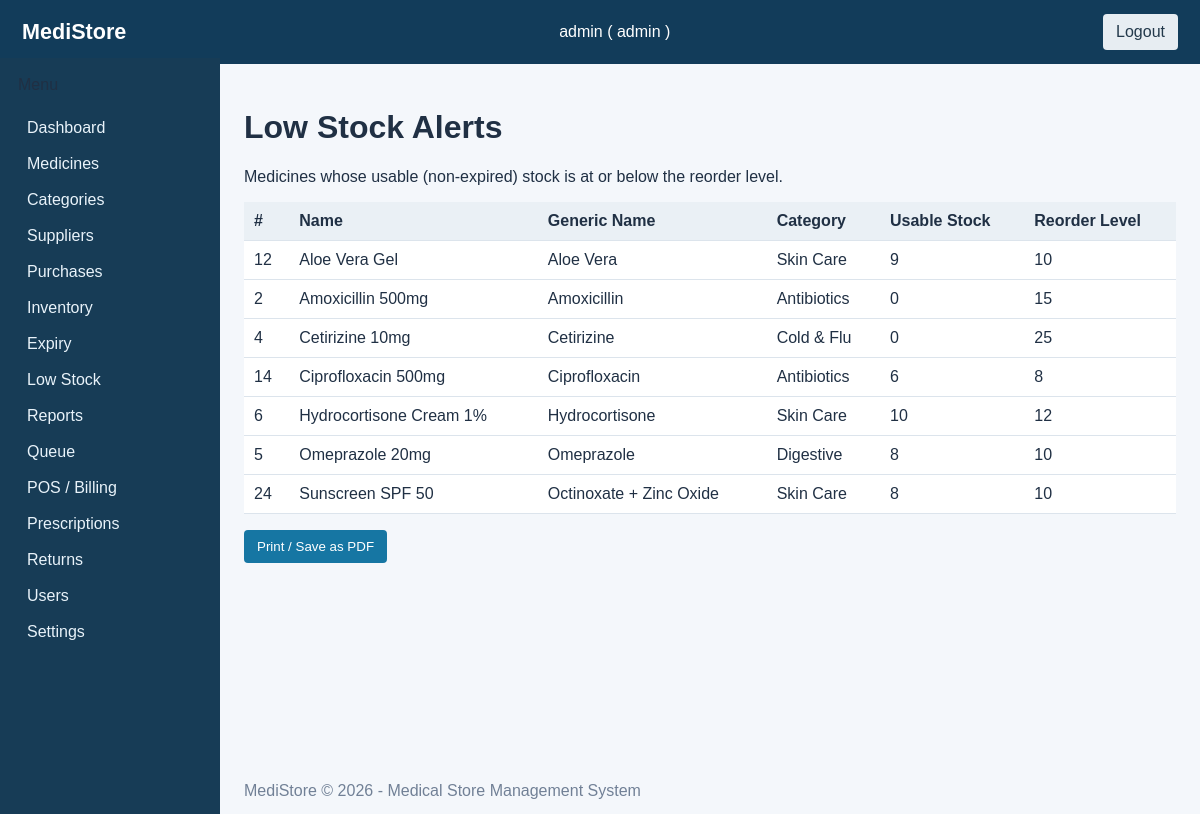
Screenshot of /inventory/low_stock.php (signed in) with the database file from the repository.
### tables this page shows
CREATE TABLE medicines (
    medicine_id          INT UNSIGNED NOT NULL AUTO_INCREMENT PRIMARY KEY,
    category_id          INT UNSIGNED NOT NULL,
    name                 VARCHAR(150) NOT NULL,
    generic_name         VARCHAR(150),
    requires_prescription TINYINT UNSIGNED NOT NULL DEFAULT 0,
    selling_price        DECIMAL(10,2) NOT NULL DEFAULT 0.00,
    reorder_level        INT UNSIGNED NOT NULL DEFAULT 0,
    status               ENUM('active','inactive') NOT NULL DEFAULT 'active',
    created_at           TIMESTAMP NOT NULL DEFAULT CURRENT_TIMESTAMP,
    CONSTRAINT fk_medicines_category FOREIGN KEY (category_id) REFERENCES categories(category_id) ON DELETE RESTRICT
);

CREATE TABLE categories (
    category_id   INT UNSIGNED NOT NULL AUTO_INCREMENT PRIMARY KEY,
    category_name VARCHAR(100) NOT NULL UNIQUE,
    description   VARCHAR(255),
    status        ENUM('active','inactive') NOT NULL DEFAULT 'active'
);

### includes/functions.php (called while the page is built, shortened)
<?php
function e(string $value = ''): string {
    return htmlspecialchars($value, ENT_QUOTES | ENT_HTML5, 'UTF-8');
}

### inventory/low_stock.php (the view, shortened to what this page needs)
<?php
require_once __DIR__ . '/../includes/header.php';
$pdo = db();
$stmt = $pdo->prepare("
    SELECT m.medicine_id, m.name, m.generic_name, c.category_name, m.reorder_level,
           COALESCE(SUM(CASE WHEN b.available_qty > 0 AND b.expiry_date >= CURDATE()
                             THEN b.available_qty ELSE 0 END),0) AS usable_stock
    FROM medicines m
    LEFT JOIN categories c ON c.category_id = m.category_id
    LEFT JOIN batches b ON b.medicine_id = m.medicine_id
    WHERE m.status='active'
    GROUP BY m.medicine_id
    HAVING usable_stock <= m.reorder_level
    ORDER BY m.name
");
$stmt->execute();
$rows = $stmt->fetchAll();
?>
<h1>Low Stock Alerts</h1>
<p>Medicines whose usable (non-expired) stock is at or below the reorder level.</p>
<table class="data-table">
    <thead><tr>
        <th>#</th><th>Name</th><th>Generic Name</th><th>Category</th><th>Usable Stock</th><th>Reorder Level</th>
    </tr></thead>
    <tbody>
    <?php foreach ($rows as $r): ?>
        <tr class="low">
            <td><?php echo (int)$r['medicine_id']; ?></td>
            <td><?php echo e($r['name']); ?></td>
            <td><?php echo e($r['generic_name'] ?? ''); ?></td>
            <td><?php echo e($r['category_name'] ?? ''); ?></td>
            <td><?php echo (int)$r['usable_stock']; ?></td>
            <td><?php echo (int)$r['reorder_level']; ?></td>
        </tr>
    <?php endforeach; ?>
    </tbody>
</table>
<p class="print-hide"><button class="btn" onclick="window.print()">Print / Save as PDF</button></p>
<?php require_once __DIR__ . '/../includes/footer.php'; ?>

### includes/header.php (shortened to what this page needs)
<?php
require_once __DIR__ . '/functions.php';
?>
<!DOCTYPE html>
<html lang="en">
<head>
<link rel="stylesheet" href="<?= BASE_URL ?>/assets/css/style.css">
</head>
<body>
<header class="topbar">
    <div class="container topbar-inner">
        <div class="brand">MediStore</div>
        <div class="user-info">
            <?php echo e($_SESSION['username'] ?? 'User'); ?> (
            <?php echo e($_SESSION['user_role'] ?? '?'); ?>
            )
        </div>
        <a href="<?= BASE_URL ?>/logout.php" class="btn ghost">Logout</a>
    </div>
</header>
<nav class="sidebar">
    <div class="nav-title">Menu</div>
    <ul>
        <?php
        $role = $_SESSION['user_role'] ?? '';
        echo '<li><a href="' . BASE_URL . '/dashboard.php">Dashboard</a></li>';
        if (in_array($role, ['admin', 'manager'], true)) {
            foreach (['medicines/list.php'=>'Medicines','categories/list.php'=>'Categories','suppliers/list.php'=>'Suppliers','purchases/list.php'=>'Purchases','inventory/stock.php'=>'Inventory','inventory/expiry.php'=>'Expiry','inventory/low_stock.php'=>'Low Stock','reports/index.php'=>'Reports'] as $path=>$label) echo '<li><a href="' . BASE_URL . '/' . $path . '">' . $label . '</a></li>';
        }
        if (in_array($role, ['admin', 'manager', 'cashier'], true)) {
            foreach (['billing/queue.php'=>'Queue','billing/pos.php'=>'POS / Billing','prescriptions/add.php'=>'Prescriptions','returns/lookup.php'=>'Returns'] as $path=>$label) echo '<li><a href="' . BASE_URL . '/' . $path . '">' . $label . '</a></li>';
        }
        if ($role === 'admin') foreach (['admin/users.php'=>'Users','admin/settings.php'=>'Settings'] as $path=>$label) echo '<li><a href="' . BASE_URL . '/' . $path . '">' . $label . '</a></li>';
        ?>
    </ul>
</nav>
<main class="content">
    <div class="container">

### includes/footer.php (shortened to what this page needs)
    </div>
</main>
<footer class="footer">
    <div class="container">
        MediStore &copy; 2026 - Medical Store Management System
    </div>
</footer>
</body>
</html>

### assets/css/style.css (style rules this page uses)
:root { font-family:Arial,sans-serif;color:#203044;background:#f4f7fb }
* { box-sizing:border-box }
body { margin:0 }
.topbar { background:#123c5a;color:#fff;padding:14px 22px }
.topbar-inner { display:flex;align-items:center;justify-content:space-between }
.brand { font-size:1.35rem;font-weight:bold }
.sidebar { position:fixed;left:0;top:58px;bottom:0;width:220px;background:#173c56;padding:18px;overflow:auto }
.sidebar ul { list-style:none;padding:0 }
.sidebar a { color:#e9f3fa;display:block;padding:9px;text-decoration:none }
.content { margin-left:220px;padding:24px;min-height:calc(100vh - 96px) }
.container { max-width:1250px;margin:auto }
.footer { margin-left:220px;padding:14px 24px;color:#718096 }
table { width:100%;border-collapse:collapse;background:white;margin:14px 0 }
th,td { padding:10px;border-bottom:1px solid #dce4ec;text-align:left }
th { background:#eaf0f5 }
.btn,button { display:inline-block;background:#1676a3;color:white;padding:9px 13px;border:0;border-radius:4px;text-decoration:none;cursor:pointer }
.btn.ghost { background:#e7edf2;color:#23394b }

### rows the page displays
medicines: medicine_id "12", name "Aloe Vera Gel", generic_name "Aloe Vera", category.category_name "Skin Care", usable_stock "9", reorder_level "10"
medicines: medicine_id "2", name "Amoxicillin 500mg", generic_name "Amoxicillin", category.category_name "Antibiotics", usable_stock "0", reorder_level "15"
medicines: medicine_id "4", name "Cetirizine 10mg", generic_name "Cetirizine", category.category_name "Cold & Flu", usable_stock "0", reorder_level "25"
medicines: medicine_id "14", name "Ciprofloxacin 500mg", generic_name "Ciprofloxacin", category.category_name "Antibiotics", usable_stock "6", reorder_level "8"
medicines: medicine_id "6", name "Hydrocortisone Cream 1%", generic_name "Hydrocortisone", category.category_name "Skin Care", usable_stock "10", reorder_level "12"
medicines: medicine_id "5", name "Omeprazole 20mg", generic_name "Omeprazole", category.category_name "Digestive", usable_stock "8", reorder_level "10"
medicines: medicine_id "24", name "Sunscreen SPF 50", generic_name "Octinoxate + Zinc Oxide", category.category_name "Skin Care", usable_stock "8", reorder_level "10"

### other values shown
$_SESSION['username'] "admin"
$_SESSION['user_role'] "admin"
$label "Medicines"
$label "Categories"
$label "Suppliers"
$label "Purchases"
$label "Inventory"
$label "Expiry"
$label "Low Stock"
$label "Reports"
$label "Queue"
$label "POS / Billing"
$label "Prescriptions"
$label "Returns"
$label "Users"
